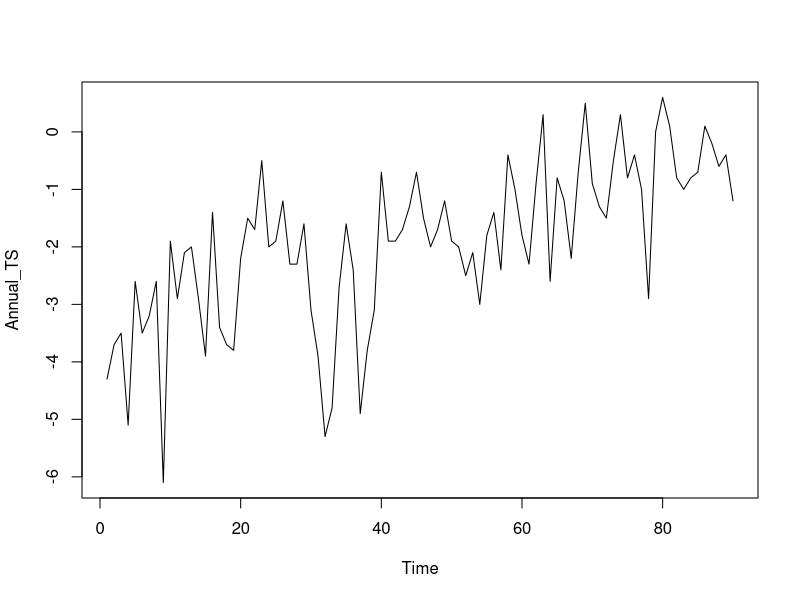
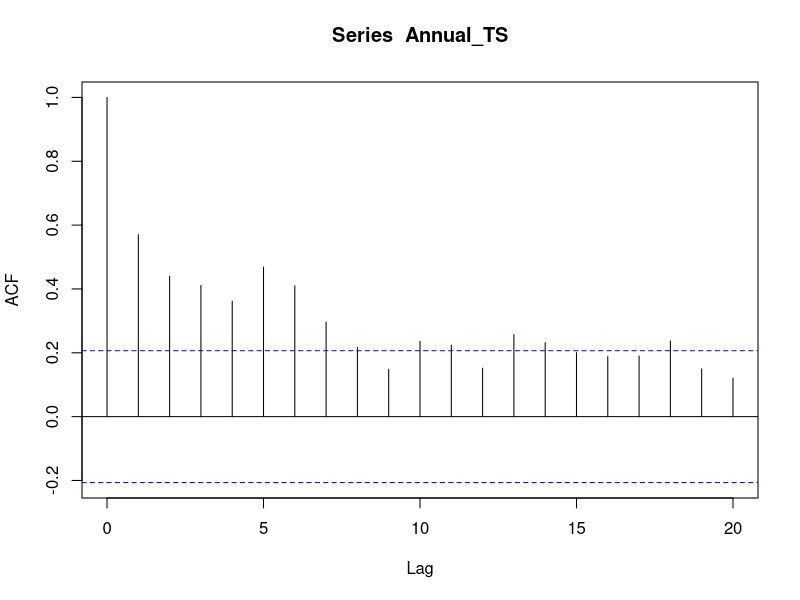
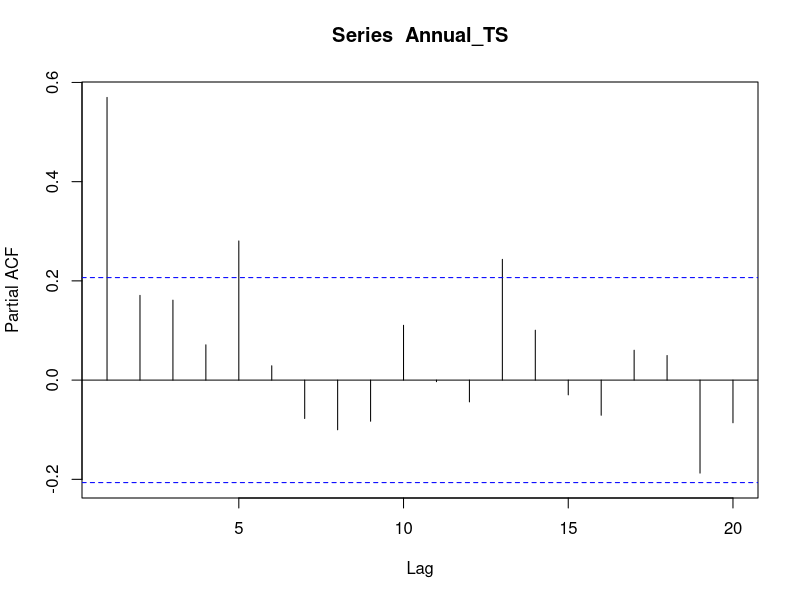
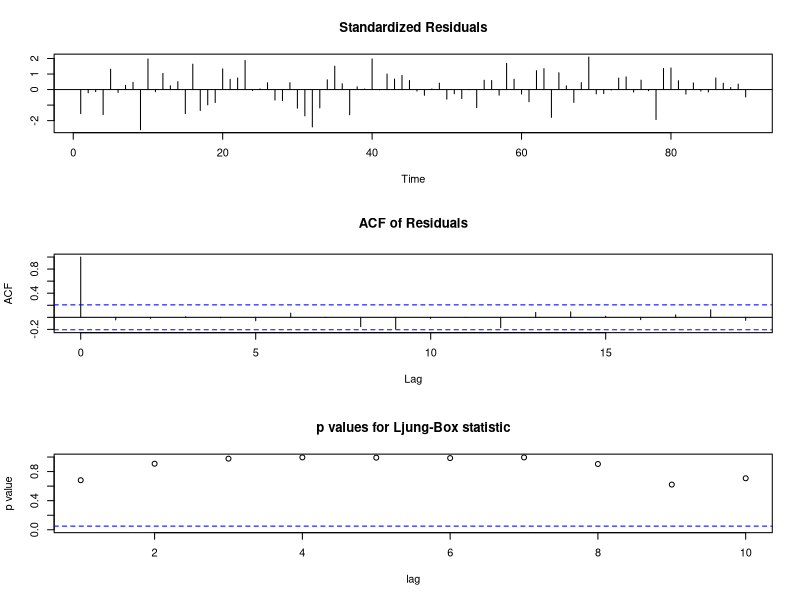

Reproduce these figures in R, in order.
## ---- chunk 1
# Reading the data
data <- read.csv("TempPG.csv")

# Coercing Annual column into a time series
Annual_TS <- ts(data$Annual)

# Plotting
plot(Annual_TS)
acf(Annual_TS, lag.max = 20)
pacf(Annual_TS, lag.max = 20)
## ---- chunk 2
ARMA_obj1 <- arima(Annual_TS, order = c(1,0,0))
ARMA_obj2 <- arima(Annual_TS, order = c(5,0,0))
ARMA_obj1
ARMA_obj2
## ---- chunk 3
confint(ARMA_obj2)
## ---- chunk 4
tsdiag(ARMA_obj2)
